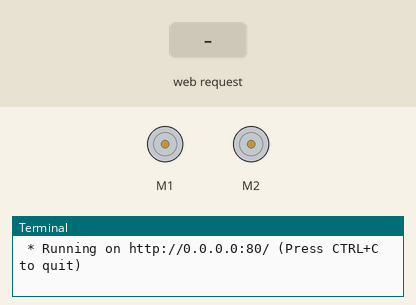
A program run on a simulated Raspberry Pi (BCM pin numbers). Shown: 2 × DC motor (green arrow = forward, orange = backward, longer = faster), the last lines printed to the terminal. The test bench sets the inputs (shaded band). Motors are numbered in the order the program creates them (left before right in a Robot); the clock reads 2024-03-15 10:24:30 at power-on unless the program sets it.

Above: at 1.2 s.
1.3 s: HTTP request for /forward received
At 1.6 s:
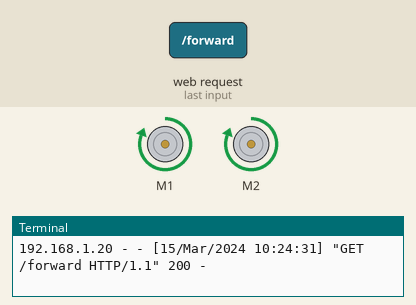
2.8 s: HTTP request for /left received
At 3.9 s:
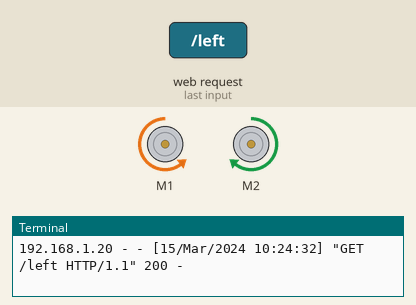
4.3 s: HTTP request for /right received
At 5.1 s:
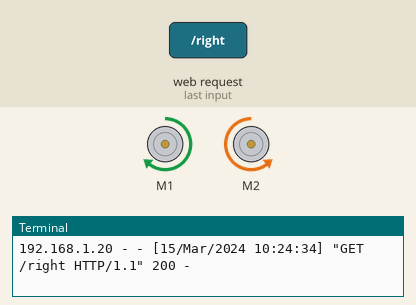
Timing chart, 0 to 7.3 s (numbered marks = the images above; inputs shaded):
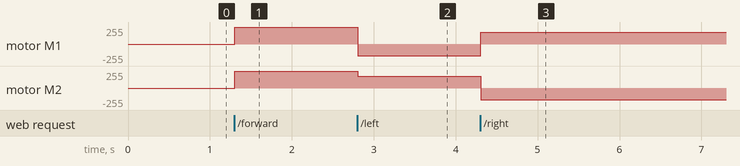

Measured:
- after the input at 1.3 s, motor M1, motor M2: stopped → forward 255/255 at once
- after the input at 2.8 s, motor M1: forward 255/255 → backward 178/255 at once; motor M2: forward 255/255 → forward 178/255 at once
- after the input at 4.3 s, motor M1: backward 178/255 → forward 178/255 at once; motor M2: forward 178/255 → backward 178/255 at once

The program:

controller.py
```python
# load the flask module to create a web server
from flask import Flask, send_file

# load the gpiozero module to control the robot
from gpiozero import Robot

# make the web server
app = Flask(__name__)

# setup the robot
#  4 = the gpio pin on the pi for the left motor
#  8 = this gpio pin is not used
#  7 = the gpio pin on the pi for the right motor
#  10 = this gpio pin is not used
robot = Robot(left=(4,8), right=(7,10))

# setup a page route for sending the controller page
@app.route("/")
# now define a function which is called when this route is fetched
def controller():
	# this sends the main page that has the buttons to control the robot
	return send_file("controller.html")

# routes for controlling the robot

@app.route("/forward")
def forward():
	# when this page is requested make the robot go forward
	robot.forward()
	# send a message back so the browser knows the request was successful
	return "done"

@app.route("/left")
def left():
	robot.left(0.7) # i found leaving the speed at the default of 1
			# made the robot turn quickly and slowing the speed
			# made it easier to control
	return "done"

@app.route("/right")
def right():
	robot.right(0.7)
	return "done"

@app.route("/stop")
def stop():
	robot.stop()
	return "done"

# if this the entry point (run directly and not through another file) then..
if __name__ == "__main__":
	# start the web server on host 0.0.0.0 so it can be accessed
	# externally and not just on the pi, and port 80
	app.run(host="0.0.0.0", port="80")
```
